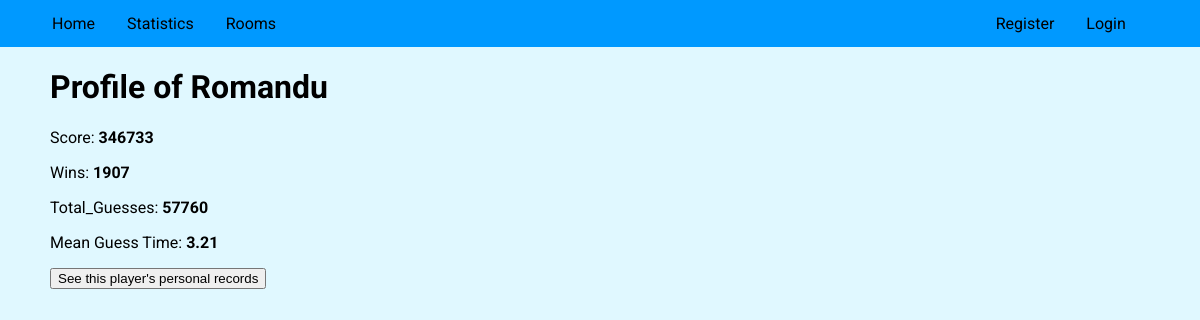
Page /profile/Romandu on the committed database.
### tables this page shows
CREATE TABLE users (userID integer PRIMARY KEY, username text, password text, Score integer DEFAULT 0, Time float DEFAULT 0, Guess_Count integer DEFAULT 0, MGT float DEFAULT 0, wins INTEGER DEFAULT 0);

### app.py (the view)
@app.route('/profile/<user>')
def profile(user):
    Database = db.execute("SELECT * FROM users WHERE username = ?", (user,))  # Pass a tuple (user,)
    if Database:  # Checking if Database is not empty
        return render_template("profile.html", Database=Database[0], rooms=all_rooms, username=session.get("username", "guest"))
    else:
        return redirect("/")

### template/profile.html (shortened to what this page needs)
{% extends "layout.html" %}
{% block body %}
<div class = 'temp'>
    <h1>Profile of {{Database.username}}</h1>
    <p>Score: <b>{{Database.Score}}</b></p>
    <p>Wins: <b>{{Database.wins or 0}}</b></p>
    <p>Total_Guesses: <b>{{Database.Guess_Count}}</b></p>
    <p>Mean Guess Time: <b>{{Database.MGT}}</b></p>
    <a href="/records/{{Database.username}}/Billion" class="button-link">
        <button type="button">See this player's personal records</button>
    </a>
</div>
{% endblock %}

### static/styles.css (style rules this page uses)
.temp { padding-left: 50px; }
html { font-size: 100%; box-sizing: border-box; height: 100%; }
*, *::before, *::after { box-sizing: inherit; }
body { margin: 0; padding: 0; background: #e0f8ff; font-family: 'Roboto', sans-serif; min-height: 100%; }
* { box-sizing:border-box }

### rows in the picture
users: username "Romandu", Score "346733", wins "1907", Guess_Count "57760", MGT "3.21"
